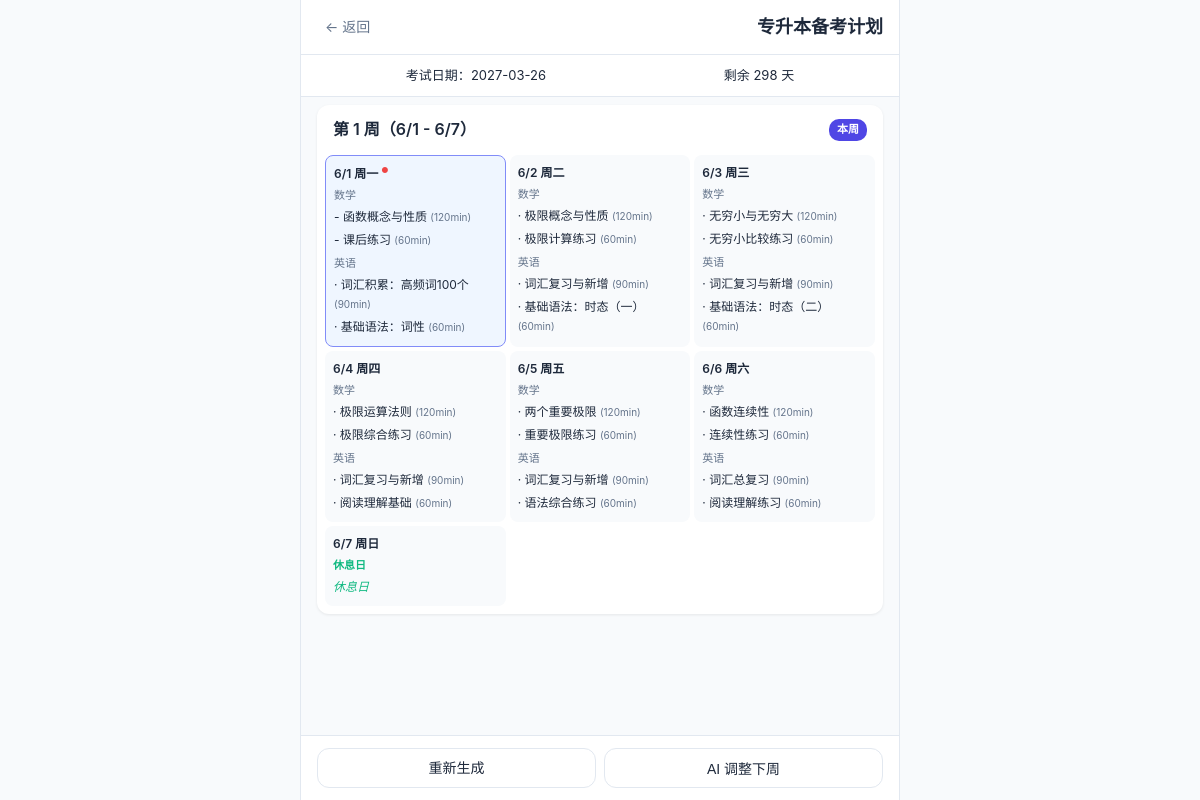
The app's page /plan/1 with its own data.
### models.py (models this page shows, shortened)
class Plan(db.Model):
    __tablename__ = "plans"
    id = db.Column(db.Integer, primary_key=True)
    name = db.Column(db.String(200), nullable=False)
    exam_date = db.Column(db.Date, nullable=False)
    status = db.Column(db.String(20), default=PlanStatus.ACTIVE.value)
    created_at = db.Column(db.DateTime, default=datetime.utcnow)
    updated_at = db.Column(db.DateTime, default=datetime.utcnow, onupdate=datetime.utcnow)
    tasks = db.relationship("DailyTask", back_populates="plan", cascade="all, delete-orphan")
    summaries = db.relationship("WeeklySummary", back_populates="plan", cascade="all, delete-orphan")
    def to_dict(self):
        return {
            "id": self.id,
            "name": self.name,
            "exam_date": self.exam_date.isoformat() if self.exam_date else None,
            "status": self.status,
            "days_remaining": (self.exam_date - date.today()).days if self.exam_date else 0,
        }

class DailyTask(db.Model):
    __tablename__ = "daily_tasks"
    id = db.Column(db.Integer, primary_key=True)
    plan_id = db.Column(db.Integer, db.ForeignKey("plans.id"), nullable=False)
    task_date = db.Column(db.Date, nullable=False, index=True)
    subject = db.Column(db.String(20), nullable=False)  # "math" / "english"
    title = db.Column(db.String(300), nullable=False)
    description = db.Column(db.Text, default="")
    estimated_minutes = db.Column(db.Integer, default=60)
    priority = db.Column(db.String(20), default=TaskPriority.MEDIUM.value)
    sort_order = db.Column(db.Integer, default=0)
    status = db.Column(db.String(20), default=TaskStatus.PENDING.value)
    is_adjusted = db.Column(db.Boolean, default=False)
    created_at = db.Column(db.DateTime, default=datetime.utcnow)
    plan = db.relationship("Plan", back_populates="tasks")

### app.py (the view)
@app.route("/plan/<int:plan_id>")
def plan_view(plan_id):
    plan = db.session.get(Plan, plan_id)
    if not plan:
        return "计划不存在", 404
    WEEKDAY_NAMES = ["周一", "周二", "周三", "周四", "周五", "周六", "周日"]
    all_tasks = sorted(plan.tasks, key=lambda t: (t.task_date, t.sort_order))
    all_dates = sorted(set(t.task_date for t in all_tasks))
    weeks = []
    if all_dates:
        week_start = all_dates[0]
        while week_start <= all_dates[-1]:
            week_end = week_start + timedelta(days=6)
            days = []
            d = week_start
            while d <= week_end:
                days.append({
                    "date": d,
                    "iso": d.isoformat(),
                    "label": f"{d.month}/{d.day}",
                    "weekday": WEEKDAY_NAMES[d.weekday()],
                    "is_today": d == date.today(),
                })
                d += timedelta(days=1)
            weeks.append({
                "week_num": len(weeks) + 1,
                "start": week_start,
                "end": week_end,
                "start_label": f"{week_start.month}/{week_start.day}",
                "end_label": f"{week_end.month}/{week_end.day}",
                "is_current": week_start <= date.today() <= week_end,
                "days": days,
            })
            week_start = week_end + timedelta(days=1)
    tasks_by_date = {}
    for t in all_tasks:
        key = t.task_date.isoformat()
        if key not in tasks_by_date:
            tasks_by_date[key] = {"math": [], "english": [], "rest": []}
        subj = t.subject if t.subject in ("math", "english", "rest") else "rest"
        tasks_by_date[key][subj].append(t)
    return render_template(
        "plan_view.html",
        plan=plan,
        weeks=weeks,
        tasks_by_date=tasks_by_date,
        today=date.today(),
    )

### templates/plan_view.html (shortened to what this page needs)
<!DOCTYPE html>
<html lang="zh-CN">
<head>
    <link rel="stylesheet" href="/static/style.css">
</head>
<body>
    <div class="app-container">
        <nav class="top-nav">
            <a href="/" class="back-btn">&larr; 返回</a>
            <h1 class="app-title">{{ plan.name }}</h1>
        </nav>
        <div class="plan-info-bar">
            <span>考试日期：{{ plan.exam_date }}</span>
            <span>剩余 {{ plan.to_dict().days_remaining }} 天</span>
        </div>
        <main class="plan-weeks">
            {% if weeks %}
                {% for week in weeks %}
                <details class="week-section" {% if week.is_current %}open{% endif %}>
                    <summary>
                        <span class="week-label">
                            第 {{ week.week_num }} 周（{{ week.start_label }} - {{ week.end_label }}）
                        </span>
                        {% if week.is_current %}
                        <span class="current-badge">本周</span>
                        {% endif %}
                    </summary>
                    <div class="week-days">
                        {% for day in week.days %}
                        {% set tasks = tasks_by_date.get(day.iso, {}) %}
                        <div class="day-block {% if day.is_today %}today{% endif %}">
                            <div class="day-header">
                                {{ day.label }} {{ day.weekday }}
                                {% if day.is_today %}<span class="today-dot">●</span>{% endif %}
                            </div>
                            {% set rest_tasks = tasks.get('rest', []) %}
                            {% if rest_tasks %}
                            <div class="day-subject rest">休息日</div>
                            {% for task in rest_tasks %}
                            <div class="day-task rest-note">{{ task.title }}</div>
                            {% endfor %}
                            {% endif %}
                            {% set math_tasks = tasks.get('math', []) %}
                            {% if math_tasks %}
                            <div class="day-subject">数学</div>
                            {% for task in math_tasks %}
                            <div class="day-task status-{{ task.status }}" title="{{ task.description or '' }}">
                                <span class="task-status-icon">
                                    {% if task.status == 'completed' %}+
                                    {% elif task.status == 'partial' %}~
                                    {% elif task.status == 'skipped' %}-{% else %}&middot;
                                    {% endif %}
                                </span>
                                {{ task.title }}
                                <small>({{ task.estimated_minutes }}min)</small>
                            </div>
                            {% endfor %}
                            {% endif %}
                            {% set eng_tasks = tasks.get('english', []) %}
                            {% if eng_tasks %}
                            <div class="day-subject">英语</div>
                            {% for task in eng_tasks %}
                            <div class="day-task status-{{ task.status }}" title="{{ task.description or '' }}">
                                <span class="task-status-icon">
                                    {% if task.status == 'completed' %}+
                                    {% elif task.status == 'partial' %}~
                                    {% elif task.status == 'skipped' %}-{% else %}&middot;
                                    {% endif %}
                                </span>
                                {{ task.title }}
                                <small>({{ task.estimated_minutes }}min)</small>
                            </div>
                            {% endfor %}
                            {% endif %}
                        </div>
                        {% endfor %}
                    </div>
                </details>
                {% endfor %}
            {% else %}
                <div class="empty-state">
                    <p>计划加载中...</p>
                </div>
            {% endif %}
        </main>
        <footer class="bottom-bar">
            <a href="/plan/create" class="btn-secondary">重新生成</a>
            <button class="btn-secondary" onclick="triggerAdjust()" id="adjustBtn">AI 调整下周</button>
        </footer>
    </div>
</body>
</html>

### static/style.css (style rules this page uses)
:root { --primary: #4f46e5; --primary-light: #818cf8; --success: #10b981; --warning: #f59e0b; --danger: #ef4444; --bg: #f8fafc; --card: #ffffff; --text: #1e293b; --text-secondary: #64748b; --border: #e2e8f0; --radius: 12px; --shadow: 0 1px 3px rgba(0,0,0,0.08); }
* { box-sizing: border-box; margin: 0; padding: 0; }
body { font-family: -apple-system, BlinkMacSystemFont, "Segoe UI", "PingFang SC", "Microsoft YaHei", sans-serif; background: var(--bg); color: var(--text); line-height: 1.6; -webkit-tap-highlight-color: transparent; }
a { color: var(--primary); text-decoration: none; }
.app-container { max-width: 600px; margin: 0 auto; padding-bottom: 80px; }
.top-nav { display: flex; align-items: center; justify-content: space-between; padding: 12px 16px; background: var(--card); border-bottom: 1px solid var(--border); position: sticky; top: 0; z-index: 100; }
.app-title { font-size: 18px; font-weight: 700; }
.back-btn { font-size: 14px; color: var(--text-secondary); padding: 4px 8px; }
.btn-secondary { display: inline-block; padding: 8px 20px; background: var(--card); color: var(--text); border: 1px solid var(--border); border-radius: var(--radius); font-size: 14px; cursor: pointer; text-decoration: none; }
.bottom-bar { display: flex; gap: 8px; padding: 12px 16px; background: var(--card); border-top: 1px solid var(--border); position: fixed; bottom: 0; left: 0; right: 0; max-width: 600px; margin: 0 auto; }
.bottom-bar .btn-secondary { flex: 1; text-align: center; }
.plan-info-bar { display: flex; justify-content: space-around; padding: 10px 16px; background: var(--card); border-bottom: 1px solid var(--border); font-size: 13px; }
.plan-weeks { padding: 8px 16px; }
.week-section { background: var(--card); margin-bottom: 8px; border-radius: var(--radius); box-shadow: var(--shadow); overflow: hidden; }
.week-section summary { padding: 12px 16px; font-weight: 600; cursor: pointer; display: flex; justify-content: space-between; align-items: center; }
.current-badge { font-size: 11px; background: var(--primary); color: white; padding: 2px 8px; border-radius: 10px; }
.week-days { display: grid; grid-template-columns: repeat(auto-fill, minmax(140px, 1fr)); gap: 4px; padding: 0 8px 8px; }
.day-block { padding: 8px; border-radius: 8px; background: var(--bg); font-size: 12px; }
.day-block.today { background: #eff6ff; border: 1px solid var(--primary-light); }
.day-header { font-weight: 600; margin-bottom: 4px; }
.today-dot { color: #ef4444; font-size: 8px; vertical-align: super; }
.day-subject { color: var(--text-secondary); font-size: 11px; margin-top: 4px; }
.day-task { padding: 2px 0; }
.day-task small { color: var(--text-secondary); }
.day-subject.rest { color: #10b981; font-weight: 600; }
.day-task.rest-note { color: #10b981; font-style: italic; }
@media (min-width: 600px) { .app-container { border-left: 1px solid var(--border); border-right: 1px solid var(--border); min-height: 100vh; } }
@media (min-width: 600px) { .bottom-bar { left: 50%; transform: translateX(-50%); border-left: 1px solid var(--border); border-right: 1px solid var(--border); } }

### records on screen
Plan: name "专升本备考计划", exam_date "2027-03-26", to_dict "298"
DailyTask: title "函数概念与性质", estimated_minutes "120"
DailyTask: title "课后练习", estimated_minutes "60"
DailyTask: title "词汇积累：高频词100个", estimated_minutes "90"
DailyTask: title "基础语法：词性", estimated_minutes "60"
DailyTask: title "极限概念与性质", estimated_minutes "120"
DailyTask: title "极限计算练习", estimated_minutes "60"
DailyTask: title "词汇复习与新增", estimated_minutes "90"
DailyTask: title "基础语法：时态（一）", estimated_minutes "60"
DailyTask: title "无穷小与无穷大", estimated_minutes "120"
DailyTask: title "无穷小比较练习", estimated_minutes "60"
DailyTask: title "词汇复习与新增", estimated_minutes "90"
DailyTask: title "基础语法：时态（二）", estimated_minutes "60"
DailyTask: title "极限运算法则", estimated_minutes "120"
DailyTask: title "极限综合练习", estimated_minutes "60"
DailyTask: title "词汇复习与新增", estimated_minutes "90"
DailyTask: title "阅读理解基础", estimated_minutes "60"
DailyTask: title "两个重要极限", estimated_minutes "120"
DailyTask: title "重要极限练习", estimated_minutes "60"
DailyTask: title "词汇复习与新增", estimated_minutes "90"
DailyTask: title "语法综合练习", estimated_minutes "60"
DailyTask: title "函数连续性", estimated_minutes "120"
DailyTask: title "连续性练习", estimated_minutes "60"
DailyTask: title "词汇总复习", estimated_minutes "90"
DailyTask: title "阅读理解练习", estimated_minutes "60"
DailyTask: title "休息日"

### other values on screen
{{ week.week_num }} "1"
{{ week.start_label }} "6/1"
{{ week.end_label }} "6/7"
{{ day.label }} "6/1" "6/2" "6/3" "6/4" "6/5" "6/6" "6/7"
{{ day.weekday }} "周一" "周二" "周三" "周四" "周五" "周六" "周日"
